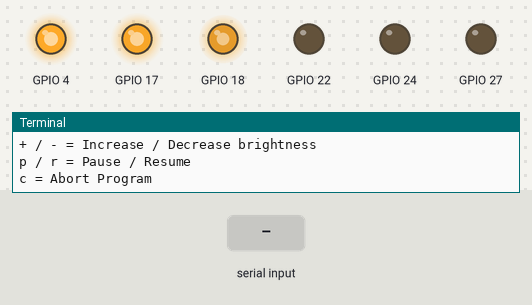
Bench run of a program on a simulated Raspberry Pi (BCM pin numbers). Parts: output pins drawn as LEDs (lit = HIGH), the last lines printed to the terminal. The inputs (shaded band) are chosen by the test bench. Random numbers come from a fixed seed; threads take turns every 2 ms. At 12.4 s the program stops and its outputs stay as they are.

Above: at 1.25 s.
1.3 s: "p" typed at the terminal
At 2.5 s:
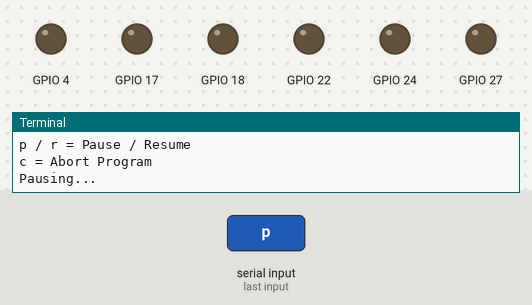
2.9 s: "r" typed at the terminal
At 3.05 s:
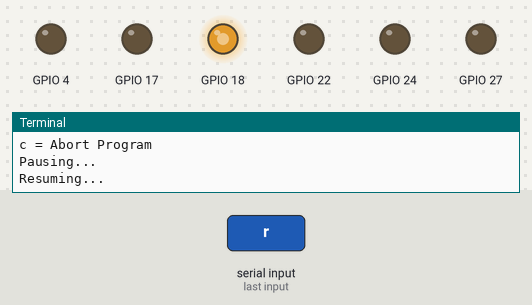
5.9 s: "-" typed at the terminal
8.9 s: "-" typed at the terminal
11.9 s: "c" typed at the terminal
At 13.4 s:
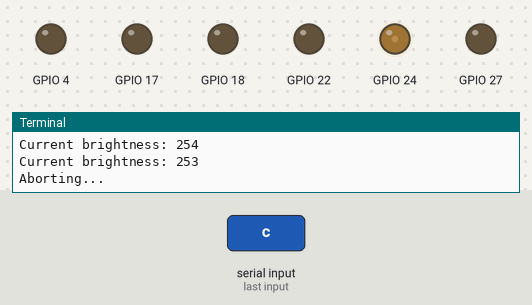
Timing chart, 0 to 13.9 s (numbered marks = the images above; inputs shaded):
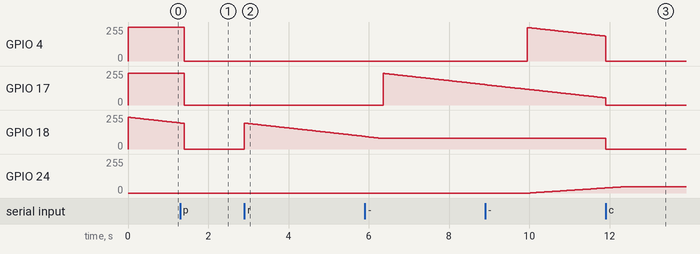

The program:

testpio.py
```python
#!/usr/bin/python
# -*- coding: utf-8 -*-

# The Pins. Use Broadcom numbers.
RED_PIN   = 4
GREEN_PIN = 17
BLUE_PIN  = 18

RED_II_PIN = 27
GREEN_II_PIN = 22
BLUE_II_PIN = 23

RED_IS_PIN = 24
#GREEN_IS_PIN = 25
#BLUE_IS_PIN = 5

# Number of color changes per step (more is faster, less is slower).
# You also can use 0.X floats.
STEPS     = 1

###### END ######

import os
import sys
import termios
import tty
import pigpio
import time
from thread import start_new_thread
from random import randint


bright = 255
r = 254.0
g = 239.0
b = 239.0

rii = 0
gii = 0
bii = 0

ris = 0
#gis = 0
#bis = 0

brightChanged = False
abort = False
state = True
giorno = True
stelle = False
# dg durata giorno - dn durata notte
dg = 15.00
dn = 20.00

# time speed per transizione giorno. Valore piccolo = transizione più veloce
ts = 0.03

pi = pigpio.pi()

def updateColor(color, step):
        color += step

        if color > 255:
                return 255
        if color < 0:
                return 0

        return color


def setLights(pin, brightness):
        realBrightness = int(int(brightness) * (float(bright) / 255.0))
        pi.set_PWM_dutycycle(pin, realBrightness)


def getCh():
        fd = sys.stdin.fileno()
        old_settings = termios.tcgetattr(fd)

        try:
                tty.setraw(fd)
                ch = sys.stdin.read(1)
        finally:
                termios.tcsetattr(fd, termios.TCSADRAIN, old_settings)

        return ch


def checkKey():
        global bright
        global brightChanged
        global state
        global abort

        while True:
                c = getCh()

                if c == '+' and bright < 255 and not brightChanged:
                        brightChanged = True
                        time.sleep(0.01)
                        brightChanged = False

                        bright = bright + 1
                        print ("Current brightness: %d" % bright)

                if c == '-' and bright > 0 and not brightChanged:
                        brightChanged = True
                        time.sleep(0.01)
                        brightChanged = False

                        bright = bright - 1
                        print ("Current brightness: %d" % bright)

                if c == 'p' and state:
                        state = False
                        print ("Pausing...")

                        time.sleep(0.1)

                        setLights(RED_PIN, 0)
                        setLights(GREEN_PIN, 0)
                        setLights(BLUE_PIN, 0)

                if c == 'r' and not state:
                        state = True
                        print ("Resuming...")

                if c == 'c' and not abort:
                        abort = True
                        break
def luceInterni():
        global giorno
        global rii
        global gii
        global RED_II_PIN
        global GREEN_II_PIN

        while True:
                while not giorno:
                        rii = 255
                        gii = (randint(200,255))
                        setLights(RED_II_PIN, rii)
                        setLights(GREEN_II_PIN, gii)
                        time.sleep(0.05)
                        #print ("luci interni accese rosso a %d e verde a %d" % (rii,gii))
                rii = 0
                gii = 0
                setLights(RED_II_PIN, rii)
                setLights(GREEN_II_PIN, gii)
                time.sleep(1.00)


def luceStelle():
        global stelle
        global ris
#       global gis
#       global bis
        global RED_IS_PIN
#       global GREEN_IS_PIN
#       global BLUE_IS_PIN

        while True:
                if stelle:
#                        gis = updateColor(gis, STEPS)
                        ris = updateColor(ris, STEPS)
#                       bis =  updateColor(bis, STEPS)
#                       setLights(BLUE_IS_PIN, bis)
#                        setLights(GREEN_IS_PIN, gis)
                        setLights(RED_IS_PIN, ris)
                elif not stelle:
#                        gis = updateColor(gis, -STEPS)
                        ris = updateColor(ris, -STEPS)
#                        bis =  updateColor(bis, -STEPS)
#                        setLights(BLUE_IS_PIN, bis)
#                        setLights(GREEN_IS_PIN, gis)
                        setLights(RED_IS_PIN, ris)
                #print ("Stelle: %d " % ris )
                time.sleep(0.05)


start_new_thread(checkKey, ())
start_new_thread(luceInterni, ())
start_new_thread(luceStelle, ())


print ("+ / - = Increase / Decrease brightness")
print ("p / r = Pause / Resume")
print ("c = Abort Program")


setLights(RED_PIN, r)
setLights(GREEN_PIN, g)
setLights(BLUE_PIN, b)


while abort == False:
        if state and not brightChanged:
                if r == 254 and g == 239 and b < 240 and b > 80:
                        b = updateColor(b, -STEPS)
                        setLights(BLUE_PIN, b)
                        #print ("Red: %d Green: %d Blu: %d" % (r,g,b) )
                        time.sleep( ts )

                elif r == 254 and g < 240 and b == 80 and g > 120:
                        g = updateColor(g, -STEPS)
                        setLights(GREEN_PIN, g)
                        #print ("Red: %d Green: %d Blu: %d" % (r,g,b) )
                        time.sleep( ts)

                elif r < 255 and g < 121 and b == 80 and r > 0:
                        stelle = True
                        g = updateColor(g, -STEPS)
                        r = updateColor(r, -STEPS)
                        setLights(GREEN_PIN, g)
                        setLights(RED_PIN, r)
                        #print ("Red: %d Green: %d Blu: %d" % (r,g,b) )
                        time.sleep( ts )
                elif r == 0 and g == 0 and b == 80:
                        giorno = False
                        time.sleep( dn )
                        while r < 45:
                                r = updateColor(r, STEPS)
                                setLights(RED_PIN, r)
                                #print ("Red: %d Green: %d Blu: %d" % (r,g,b) )
                                time.sleep( ts )
                        giorno = True
                        while g < 240:
                                stelle = False
                                r = updateColor(r, STEPS)
                                g = updateColor(g, STEPS)
                                setLights(RED_PIN, r)
                                setLights(GREEN_PIN, g)
                                #print ("Red: %d Green: %d Blu: %d" % (r,g,b) )
                                time.sleep( ts )
                        while b < 240:
                                b = updateColor(b, STEPS)
                                setLights(BLUE_PIN, b)
                                #print ("Red: %d Green: %d Blu: %d" % (r,g,b) )
                                time.sleep( ts )
                        time.sleep( dg )
                        r = updateColor(r, -STEPS)
                        g = updateColor(g, -STEPS)
                        b = updateColor(b, -STEPS)
                        setLights(BLUE_PIN, b)
                        setLights(GREEN_PIN, g)
                        setLights(RED_PIN, r)
                        #print ("Red: %d Green: %d Blu: %d" % (r,g,b) )
                        time.sleep( ts )

print ("Aborting...")

setLights(RED_PIN, 0)
setLights(GREEN_PIN, 0)
setLights(BLUE_PIN, 0)

time.sleep(0.5)

pi.stop()
```

Measured:
- after the input at 1.3 s, GPIO 4: 254/255 → 0/255 after 0.10 s; GPIO 17: 239/255 → 0/255 after 0.10 s
- after the input at 11.9 s, GPIO 18: 79/255 → 0/255 at once
